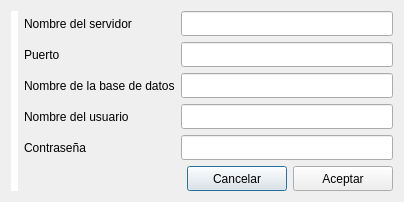
<?xml version="1.0" encoding="UTF-8"?>
<ui version="4.0">
 <class>Dialog</class>
 <widget class="QDialog" name="Dialog">
  <property name="windowModality">
   <enum>Qt::ApplicationModal</enum>
  </property>
  <property name="geometry">
   <rect>
    <x>0</x>
    <y>0</y>
    <width>762</width>
    <height>363</height>
   </rect>
  </property>
  <property name="sizePolicy">
   <sizepolicy hsizetype="Fixed" vsizetype="Fixed">
    <horstretch>0</horstretch>
    <verstretch>0</verstretch>
   </sizepolicy>
  </property>
  <property name="windowTitle">
   <string>Configuración de conexión</string>
  </property>
  <property name="windowIcon">
   <iconset>
    <normaloff>imagenes/iconos/Ajustes.jpeg</normaloff>imagenes/iconos/Ajustes.jpeg</iconset>
  </property>
  <property name="styleSheet">
   <string notr="true">

QDialog{
background-color: rgb(255, 255, 255);
font: 75 12pt &quot;Arial&quot;;
}

QLabel{
    display: block;
    font: 15px Arial, Helvetica, sans-serif;
    margin-bottom: 15px;
}

QPushButton#pushButton_Guardar{
background-color: white;
	color: rgb(0, 186, 0);
}

QPushButton#pushButton_Guardar:hover{
color:white;
	background-color: rgb(0, 198, 0);
}

QLineEdit{
border: 1px solid Black;
background-color: rgb(255, 255, 255);
border-radius: 3px;
}

QPushButton#pushButton_Cancelar{
background-color: white;
color: rgb(186, 0, 0);
}

QPushButton#pushButton_Cancelar:hover{
background-color: rgb(186, 0, 0);
color: white;
}

background-color: rgb(255, 255, 255);


</string>
  </property>
  <layout class="QGridLayout" name="gridLayout">
   <property name="sizeConstraint">
    <enum>QLayout::SetFixedSize</enum>
   </property>
   <item row="5" column="1" colspan="2">
    <spacer name="horizontalSpacer">
     <property name="orientation">
      <enum>Qt::Horizontal</enum>
     </property>
     <property name="sizeHint" stdset="0">
      <size>
       <width>40</width>
       <height>20</height>
      </size>
     </property>
    </spacer>
   </item>
   <item row="5" column="3">
    <widget class="QPushButton" name="pushButton_Cancelar">
     <property name="sizePolicy">
      <sizepolicy hsizetype="Minimum" vsizetype="Fixed">
       <horstretch>0</horstretch>
       <verstretch>0</verstretch>
      </sizepolicy>
     </property>
     <property name="minimumSize">
      <size>
       <width>100</width>
       <height>25</height>
      </size>
     </property>
     <property name="maximumSize">
      <size>
       <width>130</width>
       <height>25</height>
      </size>
     </property>
     <property name="text">
      <string>Cancelar</string>
     </property>
    </widget>
   </item>
   <item row="5" column="4">
    <widget class="QPushButton" name="pushButton_Guardar">
     <property name="minimumSize">
      <size>
       <width>100</width>
       <height>25</height>
      </size>
     </property>
     <property name="maximumSize">
      <size>
       <width>130</width>
       <height>25</height>
      </size>
     </property>
     <property name="text">
      <string>Aceptar</string>
     </property>
     <property name="icon">
      <iconset>
       <normaloff>imagenes/iconos/guardar.png</normaloff>imagenes/iconos/guardar.png</iconset>
     </property>
    </widget>
   </item>
   <item row="3" column="2" colspan="3">
    <widget class="QLineEdit" name="lineEdit_Usuario">
     <property name="sizePolicy">
      <sizepolicy hsizetype="MinimumExpanding" vsizetype="Fixed">
       <horstretch>0</horstretch>
       <verstretch>0</verstretch>
      </sizepolicy>
     </property>
     <property name="minimumSize">
      <size>
       <width>0</width>
       <height>25</height>
      </size>
     </property>
     <property name="maximumSize">
      <size>
       <width>16777215</width>
       <height>25</height>
      </size>
     </property>
     <property name="clearButtonEnabled">
      <bool>true</bool>
     </property>
    </widget>
   </item>
   <item row="1" column="1">
    <widget class="QLabel" name="label_2">
     <property name="text">
      <string>Puerto</string>
     </property>
    </widget>
   </item>
   <item row="2" column="1">
    <widget class="QLabel" name="label_3">
     <property name="text">
      <string>Nombre de la base de datos</string>
     </property>
    </widget>
   </item>
   <item row="4" column="2" colspan="3">
    <widget class="QLineEdit" name="lineEdit_Password">
     <property name="sizePolicy">
      <sizepolicy hsizetype="MinimumExpanding" vsizetype="Fixed">
       <horstretch>0</horstretch>
       <verstretch>0</verstretch>
      </sizepolicy>
     </property>
     <property name="minimumSize">
      <size>
       <width>0</width>
       <height>25</height>
      </size>
     </property>
     <property name="maximumSize">
      <size>
       <width>16777215</width>
       <height>25</height>
      </size>
     </property>
     <property name="echoMode">
      <enum>QLineEdit::Password</enum>
     </property>
     <property name="clearButtonEnabled">
      <bool>true</bool>
     </property>
    </widget>
   </item>
   <item row="4" column="1">
    <widget class="QLabel" name="label_5">
     <property name="text">
      <string>Contraseña</string>
     </property>
    </widget>
   </item>
   <item row="2" column="2" colspan="3">
    <widget class="QLineEdit" name="lineEdit_BD">
     <property name="sizePolicy">
      <sizepolicy hsizetype="MinimumExpanding" vsizetype="Fixed">
       <horstretch>0</horstretch>
       <verstretch>0</verstretch>
      </sizepolicy>
     </property>
     <property name="minimumSize">
      <size>
       <width>0</width>
       <height>25</height>
      </size>
     </property>
     <property name="maximumSize">
      <size>
       <width>16777215</width>
       <height>25</height>
      </size>
     </property>
     <property name="clearButtonEnabled">
      <bool>true</bool>
     </property>
    </widget>
   </item>
   <item row="0" column="1">
    <widget class="QLabel" name="label">
     <property name="text">
      <string>Nombre del servidor</string>
     </property>
    </widget>
   </item>
   <item row="1" column="2" colspan="3">
    <widget class="QLineEdit" name="lineEdit_Puerto">
     <property name="sizePolicy">
      <sizepolicy hsizetype="MinimumExpanding" vsizetype="Fixed">
       <horstretch>0</horstretch>
       <verstretch>0</verstretch>
      </sizepolicy>
     </property>
     <property name="minimumSize">
      <size>
       <width>0</width>
       <height>25</height>
      </size>
     </property>
     <property name="maximumSize">
      <size>
       <width>16777215</width>
       <height>25</height>
      </size>
     </property>
     <property name="clearButtonEnabled">
      <bool>true</bool>
     </property>
    </widget>
   </item>
   <item row="3" column="1">
    <widget class="QLabel" name="label_4">
     <property name="text">
      <string>Nombre del usuario</string>
     </property>
    </widget>
   </item>
   <item row="0" column="2" colspan="3">
    <widget class="QLineEdit" name="lineEdit_NombreServidor">
     <property name="sizePolicy">
      <sizepolicy hsizetype="MinimumExpanding" vsizetype="Fixed">
       <horstretch>0</horstretch>
       <verstretch>0</verstretch>
      </sizepolicy>
     </property>
     <property name="minimumSize">
      <size>
       <width>0</width>
       <height>25</height>
      </size>
     </property>
     <property name="maximumSize">
      <size>
       <width>16777215</width>
       <height>25</height>
      </size>
     </property>
     <property name="clearButtonEnabled">
      <bool>true</bool>
     </property>
    </widget>
   </item>
   <item row="0" column="0" rowspan="6">
    <widget class="QLabel" name="label_6">
     <property name="styleSheet">
      <string notr="true">background-color: rgb(255, 255, 255);</string>
     </property>
     <property name="text">
      <string/>
     </property>
     <property name="pixmap">
      <pixmap>imagenes/iconos/ajustes.png</pixmap>
     </property>
     <property name="scaledContents">
      <bool>true</bool>
     </property>
     <property name="alignment">
      <set>Qt::AlignCenter</set>
     </property>
     <property name="margin">
      <number>45</number>
     </property>
    </widget>
   </item>
  </layout>
 </widget>
 <tabstops>
  <tabstop>lineEdit_NombreServidor</tabstop>
  <tabstop>lineEdit_Puerto</tabstop>
  <tabstop>lineEdit_BD</tabstop>
  <tabstop>lineEdit_Usuario</tabstop>
  <tabstop>lineEdit_Password</tabstop>
  <tabstop>pushButton_Guardar</tabstop>
 </tabstops>
 <resources/>
 <connections>
  <connection>
   <sender>pushButton_Cancelar</sender>
   <signal>clicked()</signal>
   <receiver>Dialog</receiver>
   <slot>close()</slot>
   <hints>
    <hint type="sourcelabel">
     <x>566</x>
     <y>300</y>
    </hint>
    <hint type="destinationlabel">
     <x>380</x>
     <y>181</y>
    </hint>
   </hints>
  </connection>
 </connections>
</ui>
